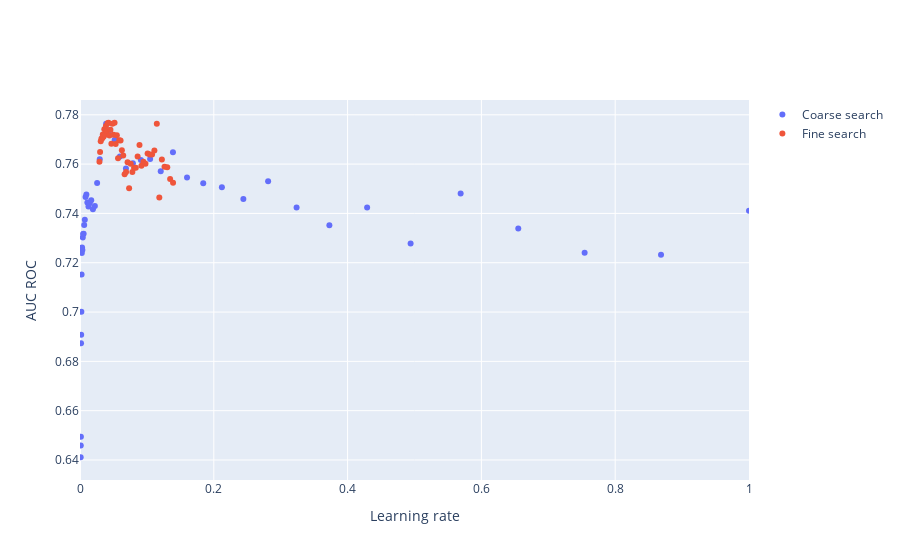

The cell this chart's notebook holds for it:
### Code cell
import plotly.graph_objs as go

# data plot pertama
x1 = result_coarse['param_learning_rate']
y1 = result_coarse['mean_test_score']

# data plot kedua
x2 = result_fine['param_learning_rate']
y2 = result_fine['mean_test_score']

# membuat plot pertama
trace1 = go.Scatter(x=x1, y=y1, mode='markers', name='Coarse search')

# membuat plot kedua
trace2 = go.Scatter(x=x2, y=y2, mode='markers', name='Fine search')

# mengatur layout
layout = go.Layout(xaxis=dict(title='Learning rate', range=[0, 1]), yaxis=dict(title='AUC ROC'))

# menyatukan kedua plot dalam satu objek
fig = go.Figure(data=[trace1, trace2], layout=layout)

# menampilkan plot
fig.show()
